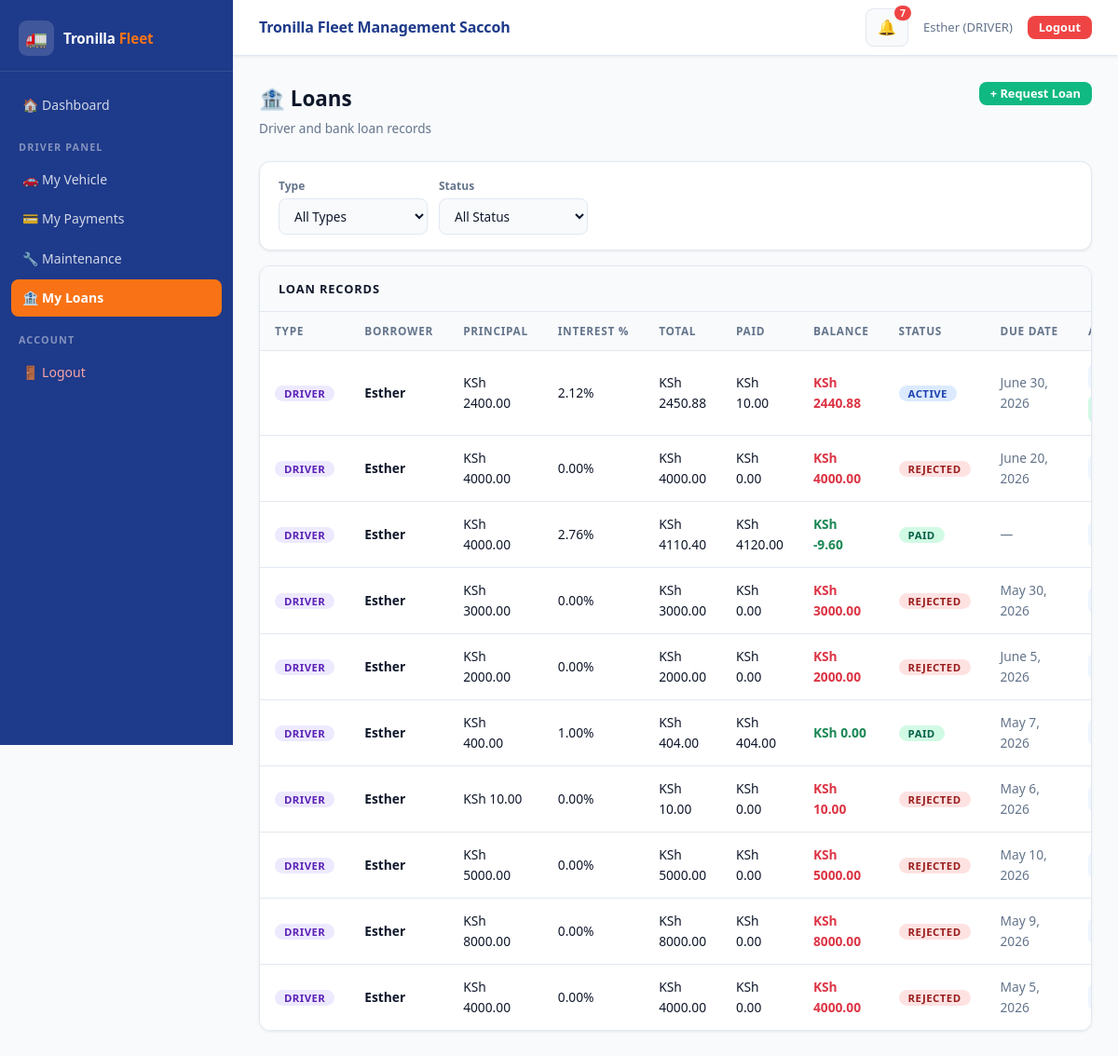
Page /loans/my-loans/ (signed in) on the committed database.
### accounts/models.py (models this page shows, shortened)
class User(AbstractUser):
    ROLE_CHOICES = (
        ('ADMIN', 'Admin'),
        ('DRIVER', 'Driver'),
    )
    role = models.CharField(
        max_length=10,
        choices=ROLE_CHOICES,
        default='DRIVER'
    )
    phone_number = models.CharField(
        max_length=15,
        blank=True,
        null=True,
        unique=True
    )
    is_active_driver = models.BooleanField(default=True)

### loans/models.py (models this page shows, shortened)
class Loan(models.Model):
    LOAN_TYPE_CHOICES = (
        ('DRIVER', 'Driver Loan'),
        ('BANK', 'Bank Loan'),
    )
    STATUS_CHOICES = (
        ('REQUESTED', 'Requested'),
        ('PENDING', 'Pending'),
        ('ACTIVE', 'Active'),
        ('REJECTED', 'Rejected'),
        ('PAID', 'Paid'),
    )
    driver = models.ForeignKey(
        User,
        on_delete=models.CASCADE,
        null=True,
        blank=True,
        limit_choices_to={'role': 'DRIVER'}
    )
    loan_type = models.CharField(max_length=20, choices=LOAN_TYPE_CHOICES)
    amount = models.DecimalField(max_digits=12, decimal_places=2)
    purpose = models.CharField(max_length=255, null=True, blank=True)
    interest_rate = models.DecimalField(
        max_digits=5,
        decimal_places=2,
        default=Decimal('0.00')
    )
    status = models.CharField(
        max_length=20,
        choices=STATUS_CHOICES,
        default='REQUESTED'
    )
    requested_by = models.ForeignKey(
        User,
        on_delete=models.SET_NULL,
        null=True,
        blank=True,
        related_name="loan_requests"
    )
    approved_by = models.ForeignKey(
        User,
        on_delete=models.SET_NULL,
        null=True,
        blank=True,
        related_name="approved_loans"
    )
    approved_at = models.DateTimeField(null=True, blank=True)
    issued_date = models.DateTimeField(auto_now_add=True)
    due_date = models.DateField(null=True, blank=True)
    class Meta:
        ordering = ['-issued_date']
    def interest_amount(self):
        return (self.amount * self.interest_rate) / Decimal('100')
    def total_payable(self):
        return self.amount + self.interest_amount()
    def total_paid(self):
        return self.repayments.aggregate(
            total=Sum('amount')
        )['total'] or Decimal('0.00')
    def balance(self):
        return self.total_payable() - self.total_paid()

### loans/views.py (the view)
# urls.py: path('my-loans/', my_loans, name='my_loans'),
@driver_required
def my_loans(request):
    loans = get_driver_loans(request.user)
    profile, _ = DriverProfile.objects.get_or_create(user=request.user)
    return render(request, 'loan_list.html', {
        'loans': loans,
        'available_credit': profile.credit_balance,
    })

### accounts/permissions.py (called while the page is built)
def driver_required(view_func):
    @wraps(view_func)
    def wrapper(request, *args, **kwargs):
        if request.user.is_authenticated and request.user.role == 'DRIVER':
            response = view_func(request, *args, **kwargs)
            response['Cache-Control'] = 'no-cache, no-store, must-revalidate'
            response['Pragma'] = 'no-cache'
            response['Expires'] = '0'
            return response
        return redirect('login')
    return wrapper

### loans/services.py (called while the page is built)
def get_driver_loans(driver):
    return Loan.objects.filter(
        loan_type='DRIVER',
        driver=driver
    ).order_by('-issued_date')

### notifications/context_processors.py (called while the page is built)
def notification_context(request):
    if request.user.is_authenticated:
        notifications = get_user_notifications(request.user)[:10]  # 🔥 limit for navbar
        unread_count = get_unread_count(request.user)
    else:
        notifications = []
        unread_count = 0
    return {
        "notifications": notifications,
        "unread_count": unread_count
    }

### notifications/services.py (called while the page is built)
def get_user_notifications(user):
    return Notification.objects.filter(user=user)

def get_unread_count(user):
    return Notification.objects.filter(
        user=user,
        is_read=False
    ).count()

### loans/templates/loan_list.html (shortened to what this page needs)
{% extends 'base.html' %}
{% block content %}
<div class="page-header">
  <div>
    <div class="page-title">🏦 Loans</div>
    <div class="page-sub">Driver and bank loan records</div>
  </div>
  {% if request.user.role == 'ADMIN' %}
    <a href="{% url 'create_loan' %}" class="btn btn-primary btn-sm">+ Issue Loan</a>
  {% else %}
    <a href="{% url 'request_loan' %}" class="btn btn-success btn-sm">+ Request Loan</a>
  {% endif %}
</div>
<form method="get" class="filter-bar">
  <div>
    <div style="font-size:.75rem;color:var(--text-muted);margin-bottom:4px;font-weight:600;">Type</div>
    <select name="type" onchange="this.form.submit()">
      <option value="">All Types</option>
    </select>
  </div>
  <div>
    <div style="font-size:.75rem;color:var(--text-muted);margin-bottom:4px;font-weight:600;">Status</div>
    <select name="status" onchange="this.form.submit()">
      <option value="">All Status</option>
    </select>
  </div>
</form>
<div class="table-card">
  <div class="table-card-head">Loan Records</div>
  {% if loans %}
  <table>
    <thead>
      <tr>
        <th>Type</th>
        <th>Borrower</th>
        <th>Principal</th>
        <th>Interest %</th>
        <th>Total</th>
        <th>Paid</th>
        <th>Balance</th>
        <th>Status</th>
        <th>Due Date</th>
        <th>Actions</th>
      </tr>
    </thead>
    <tbody>
      {% for l in loans %}
      <tr>
        <td>
          {% if l.loan_type == 'BANK' %}
            <span class="badge bg-primary">Bank</span>
          {% else %}
            <span class="badge bs-driver">Driver</span>
          {% endif %}
        </td>
        <td style="font-weight:600;">{{ l.driver.username|default:"Company" }}</td>
        <td>KSh {{ l.amount|floatformat:2 }}</td>
        <td>{{ l.interest_rate }}%</td>
        <td>KSh {{ l.total_payable|floatformat:2 }}</td>
        <td>KSh {{ l.total_paid|floatformat:2 }}</td>
        <td>
          <strong class="{% if l.balance > 0 %}text-danger{% else %}text-success{% endif %}">
            KSh {{ l.balance|floatformat:2 }}
          </strong>
        </td>
        <td>
          {% if l.status == 'REQUESTED' %}
            <span class="badge bp-pending">Requested</span>
          {% elif l.status == 'PENDING' %}
            <span class="badge bp-pending">Pending</span>
          {% elif l.status == 'ACTIVE' %}
            <span class="badge bg-primary">Active</span>
          {% elif l.status == 'PAID' %}
            <span class="badge bg-success">Paid</span>
          {% elif l.status == 'REJECTED' %}
            <span class="badge bg-danger">Rejected</span>
          {% endif %}
        </td>
        <td style="color:var(--text-muted);">{{ l.due_date|default:"—" }}</td>
        <td>
          <div style="display:flex;gap:5px;flex-wrap:wrap;">
            <a href="{% url 'loan_detail' l.id %}" class="action-btn btn-view">View</a>
            {% if request.user.role == 'DRIVER' and l.status == 'ACTIVE' %}
              <a href="{% url 'repay_loan' l.id %}" class="action-btn" style="background:#d1fae5;color:#065f46;">Repay</a>
            {% endif %}
          </div>
        </td>
      </tr>
      {% endfor %}
    </tbody>
  </table>
  {% else %}
    <div class="empty-state">No loans found.</div>
  {% endif %}
</div>
{% endblock %}

### accounts/templates/base.html (shortened to what this page needs)
<!DOCTYPE html>
<html lang="en">
{% load static %}
<head>
  <link href="https://cdn.jsdelivr.net/npm/bootstrap@5.3.0/dist/css/bootstrap.min.css" rel="stylesheet">
  <link rel="stylesheet" href="{% static 'css/style.css' %}">
</head>
<body>
<div class="layout-wrap">
  <aside class="sidebar" id="sidebar">
    <div class="sidebar-brand">
      <div class="brand-icon">🚛</div>
      <div class="brand-name">Tronilla <span>Fleet</span></div>
    </div>
    <nav class="sidebar-nav" onclick="handleNavClick(event)">
      {% if request.user.is_authenticated %}
        <a href="{% if request.user.role == 'ADMIN' %}{% url 'admin_dashboard' %}{% else %}{% url 'driver_dashboard' %}{% endif %}">
          🏠 Dashboard
        </a>
        {% if request.user.role == 'DRIVER' %}
          <div class="sidebar-section-label">Driver Panel</div>
          <a href="{% url 'my_vehicle' %}">🚗 My Vehicle</a>
          <a href="{% url 'payment_list' %}">💳 My Payments</a>
          <a href="{% url 'my_maintenance' %}">🔧 Maintenance</a>
          <a href="{% url 'my_loans' %}">🏦 My Loans</a>
        {% endif %}
        <div class="sidebar-section-label">Account</div>
        <a href="{% url 'logout' %}" style="color:#fca5a5;">🚪 Logout</a>
      {% endif %}
    </nav>
  </aside>
  <div class="main-wrap">
    <header class="topbar">
      <div class="topbar-title">Tronilla Fleet Management Saccoh</div>
      <div class="topbar-right">
        {% if request.user.is_authenticated %}
          <div style="position:relative;">
            <button class="notif-btn" id="notif-toggle">
              🔔
              {% if unread_count|default:0 > 0 %}
                <span class="notif-badge" id="notif-badge">{{ unread_count }}</span>
              {% endif %}
            </button>
          </div>
          <span class="topbar-user">{{ request.user.username }} ({{ request.user.role }})</span>
          <a href="{% url 'logout' %}" class="btn btn-danger btn-sm d-md-inline-flex">Logout</a>
        {% endif %}
      </div>
    </header>
    <div class="page-content">
      {% block content %}{% endblock %}
    </div>
  </div>
</div>
</body>
</html>

### loans/templates/loan_list.html (style rules this page uses)
:root { --radius:12px; --border:#e2e8f0; --surface:#fff; --surface-2:#f8fafc; --text-main:#0f172a; --text-muted:#64748b; --shadow-sm:0 1px 3px rgba(0,0,0,.08); }
.page-header { display:flex; justify-content:space-between; align-items:flex-start; margin-bottom:24px; flex-wrap:wrap; gap:12px; }
.page-title { font-size:1.4rem; font-weight:800; color:var(--text-main); margin:0; }
.page-sub { font-size:.85rem; color:var(--text-muted); margin-top:3px; }
.filter-bar { background:var(--surface); border:1px solid var(--border); border-radius:var(--radius); padding:16px 20px; box-shadow:var(--shadow-sm); margin-bottom:16px; display:flex; gap:12px; flex-wrap:wrap; align-items:flex-end; }
.filter-bar select { border:1px solid var(--border); border-radius:8px; padding:8px 12px; font-size:.85rem; color:var(--text-main); background:var(--surface-2); min-width:160px; }
.table-card { background:var(--surface); border:1px solid var(--border); border-radius:var(--radius); box-shadow:var(--shadow-sm); overflow:hidden; }
.table-card-head { padding:14px 20px; border-bottom:1px solid var(--border); background:var(--surface-2); font-weight:700; font-size:.8rem; text-transform:uppercase; letter-spacing:.07em; color:var(--text-main); }
table { width:100%; border-collapse:collapse; font-size:.86rem; }
thead th { padding:11px 16px; background:var(--surface-2); border-bottom:1px solid var(--border); font-size:.73rem; text-transform:uppercase; letter-spacing:.06em; color:var(--text-muted); font-weight:600; text-align:left; white-space:nowrap; }
tbody td { padding:13px 16px; border-bottom:1px solid var(--border); vertical-align:middle; }
tbody tr:last-child td { border-bottom:none; }

### rows in the picture
User: user.username "Esther", user.role "DRIVER"
Loan: loan_type "DRIVER", driver.username "Esther", amount "2400.00", interest_rate "2.12", total_payable "2450.88", total_paid "10.00", balance "2440.88", status "ACTIVE", due_date "June 30, 2026"
Loan: loan_type "DRIVER", driver.username "Esther", amount "4000.00", interest_rate "0.00", total_payable "4000.00", total_paid "0.00", balance "4000.00", status "REJECTED", due_date "June 20, 2026"
Loan: loan_type "DRIVER", driver.username "Esther", amount "4000.00", interest_rate "2.76", total_payable "4110.40", total_paid "4120.00", balance "-9.60", status "PAID", due_date "—"
Loan: loan_type "DRIVER", driver.username "Esther", amount "3000.00", interest_rate "0.00", total_payable "3000.00", total_paid "0.00", balance "3000.00", status "REJECTED", due_date "May 30, 2026"
Loan: loan_type "DRIVER", driver.username "Esther", amount "2000.00", interest_rate "0.00", total_payable "2000.00", total_paid "0.00", balance "2000.00", status "REJECTED", due_date "June 5, 2026"
Loan: loan_type "DRIVER", driver.username "Esther", amount "400.00", interest_rate "1.00", total_payable "404.00", total_paid "404.00", balance "0.00", status "PAID", due_date "May 7, 2026"
Loan: loan_type "DRIVER", driver.username "Esther", amount "10.00", interest_rate "0.00", total_payable "10.00", total_paid "0.00", balance "10.00", status "REJECTED", due_date "May 6, 2026"
Loan: loan_type "DRIVER", driver.username "Esther", amount "5000.00", interest_rate "0.00", total_payable "5000.00", total_paid "0.00", balance "5000.00", status "REJECTED", due_date "May 10, 2026"
Loan: loan_type "DRIVER", driver.username "Esther", amount "8000.00", interest_rate "0.00", total_payable "8000.00", total_paid "0.00", balance "8000.00", status "REJECTED", due_date "May 9, 2026"
Loan: loan_type "DRIVER", driver.username "Esther", amount "4000.00", interest_rate "0.00", total_payable "4000.00", total_paid "0.00", balance "4000.00", status "REJECTED", due_date "May 5, 2026"

### other values in the picture
{{ unread_count }} "7"
